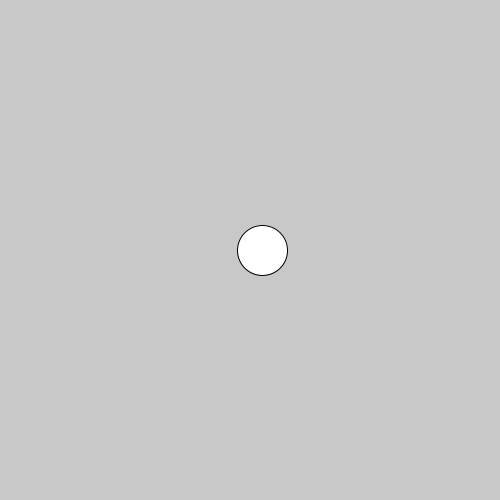
Frame 1 (no input)
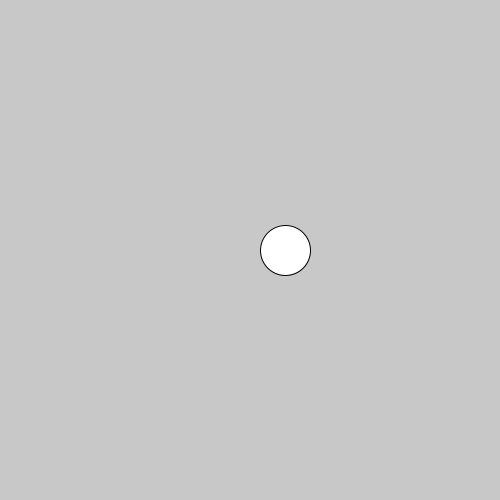
Frame 60 (the mouse pressed at the canvas centre just before this capture)
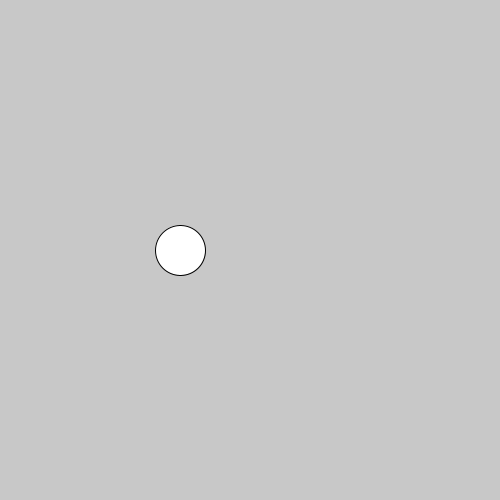
Frame 120 (the mouse held since frame 60 and released just before this capture)

The Processing sketch that drew these frames (run headless with seeded random() and noise(); from frame 60 on, the mouse is pressed at the canvas centre):

// Processing sketch: 17_sin
// ── 17_sin.pde
// Use the sin() function to create animations that loop like a palindrome.

void setup() {
  size(500, 500);
}

void draw() {
  background(200);

  float speed = 0.05;
  float circleSize = 50;

  // we know that sin() outputs values in the range -1 to 1, so we can use map() to change that range
  // to whatever we want, e.g., the horizontal dimensions of our sketch window
  float x = map(sin(frameCount * speed), -1, 1, 0, width);

  ellipse(x, height / 2, circleSize, circleSize);
}
